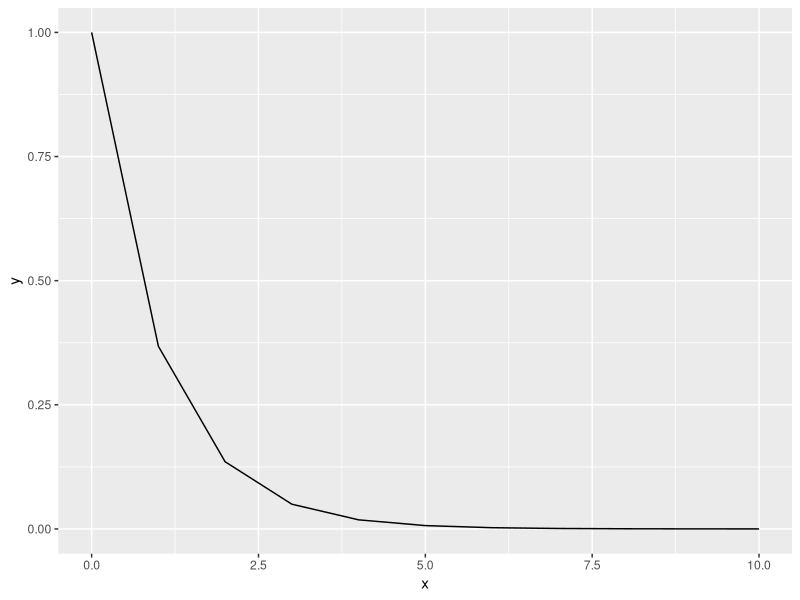

Recreate this plot in R.
## ---- chunk 1
knitr::opts_chunk$set(echo = TRUE)
set.seed(11980)
## ---- chunk 2
old_ratio <- prop.test(x = 16, n = 26, p = 0.50, conf.level = 0.95, correct = FALSE)
old_ratio

new_ratio <- prop.test(x = 19, n = 75, p = 0.50, conf.level = 0.95, correct = FALSE)
new_ratio
## ---- chunk 3
bp <- c(115, 134, 131, 143, 130, 154, 119, 137, 155, 130, 110, 138)
## ---- chunk 4
bp <- c(115, 134, 131, 143, 130, 154, 119, 137, 155, 130, 110, 138)

t.test(bp, mu = 129, conf.level = 0.95)
## ---- chunk 5
rain <- c(5.335, 5.345, 5.380, 5.520, 5.360, 6.285, 5.510, 5.340,
          5.395, 5.305, 5.190, 5.455, 5.350, 5.125, 5.340, 5.305,
          5.315, 5.330, 5.115, 5.265)
## ---- chunk 6
rain <- c(5.335, 5.345, 5.380, 5.520, 5.360, 6.285, 5.510, 5.340,
          5.395, 5.305, 5.190, 5.455, 5.350, 5.125, 5.340, 5.305,
          5.315, 5.330, 5.115, 5.265)

t.test(rain, mu = 5.4, conf.level = 0.95)
## ---- chunk 7
set.seed(1908)
## ---- chunk 8
exp_sample <- rexp(n = 10, rate = 1)
## ---- chunk 9
library(ggplot2)

x <- seq(from = 0, to = 10, by = 1)
y <- dexp(x, rate = 1)

qplot(x, y, geom = "line")
## ---- chunk 10
t.test(x, mu = 2, conf.level = 0.95)
## ---- chunk 11
    x_bar <- mean(x)
    mu <- 2
    s <- sd(x)
    sq_n <- sqrt(10)
    
    t <- (x_bar - mu) / (s / sq_n)
    t
    
    p <- pnorm(t, mean = 0, sd = 1, lower.tail = FALSE)
    p
